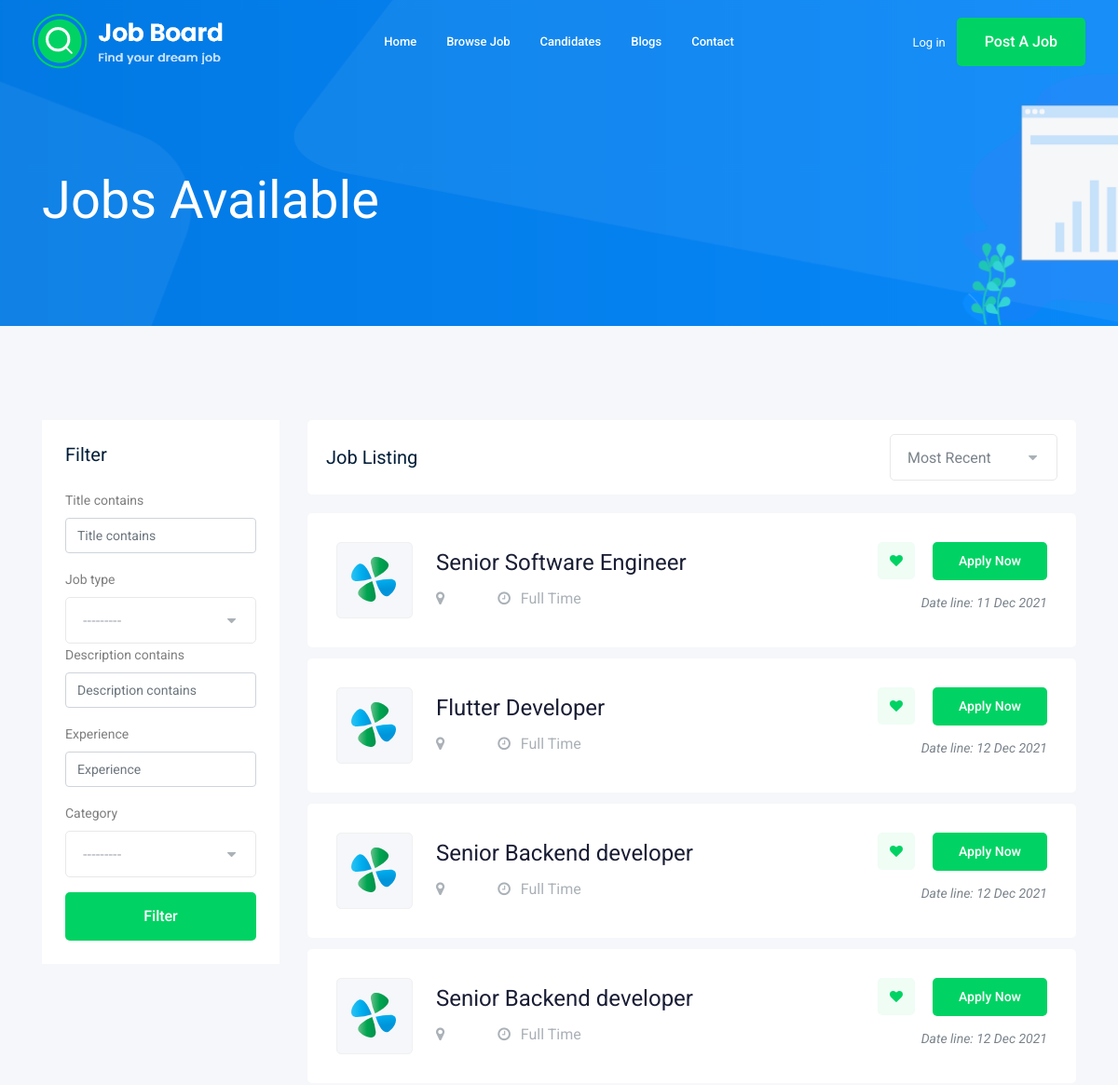
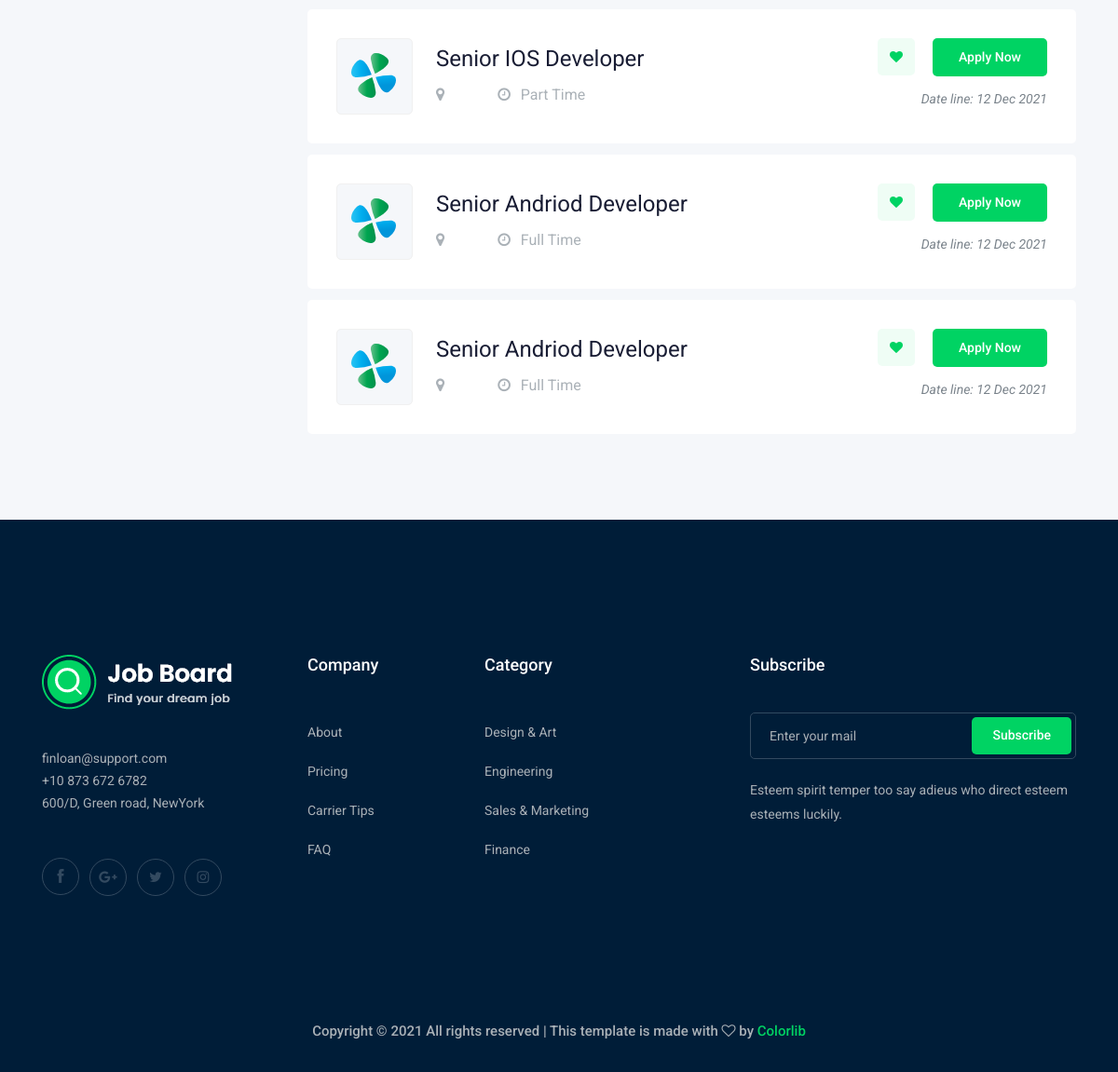
Screenshot of /jobs/ with the database file from the repository (2 pictures, top to bottom).
### job/models.py (models this page shows, shortened)
class Job(models.Model):
    owner = models.ForeignKey(
        User, related_name='job_owner', on_delete=models.CASCADE)
    title = models.CharField(max_length=100)  # column
    job_type = models.CharField(max_length=15, choices=JOB_TYPE)
    description = models.TextField(max_length=1000)
    published_at = models.DateTimeField(auto_now=True)
    vacancy = models.IntegerField(default=1)
    salary = models.IntegerField(default=0)
    experience = models.IntegerField(default=1)
    category = models.ForeignKey('Category', on_delete=models.CASCADE)
    image = models.ImageField(upload_to=image_upload)
    slug = models.SlugField(unique=True, blank=True, null=True)
    def __str__(self) -> str:
        return self.title

### job/views.py (the view)
# urls.py: path('', views.job_list, name='jobs'),
def job_list(request):
    jobs = Job.objects.all()
    myfilter = JobFilter(request.GET, queryset=jobs)
    jobs = myfilter.qs
    paginator = Paginator(jobs, 10)
    page_number = request.GET.get('page')
    page_obj = paginator.get_page(page_number)
    context = {
        'jobs': page_obj,
        'myfilter': myfilter
    }
    return render(request, 'job/job_list.html', context)

### job/models.py (called while the page is built)
    def __str__(self) -> str:
        return self.name

### job/templates/job/job_list.html (shortened to what this page needs)
{% extends 'base.html' %}
{% load bootstrap5 %}
{% block content %}
<div class="bradcam_area bradcam_bg_1">
    <div class="container">
        <div class="row">
            <div class="col-xl-12">
                <div class="bradcam_text">
                    <h3>{{ jobs.count }} Jobs Available</h3>
                </div>
            </div>
        </div>
    </div>
</div>
<div class="job_listing_area plus_padding">
    <div class="container">
        <div class="row">
            <div class="col-lg-3">
                <div class="job_filter white-bg">
                    <div class="form_inner white-bg">
                        <h3>Filter</h3>
                        <form action="#">
                            {% bootstrap_form myfilter.form %}
                            <input type="submit" class="boxed-btn3 w-100 mt-3" value="Filter">
                        </form>
                    </div>
                </div>
            </div>
            <div class="col-lg-9">
                <div class="recent_joblist_wrap">
                    <div class="recent_joblist white-bg ">
                        <div class="row align-items-center">
                            <div class="col-md-6">
                                <h4>Job Listing</h4>
                            </div>
                            <div class="col-md-6">
                                <div class="serch_cat d-flex justify-content-end">
                                </div>
                            </div>
                        </div>
                    </div>
                </div>
                <div class="job_lists m-0">
                    <div class="row">
                        {% for job in jobs %}
                        <div class="col-lg-12 col-md-12">
                            <div class="single_jobs white-bg d-flex justify-content-between">
                                <div class="jobs_left d-flex align-items-center">
                                    <div class="thumb">
                                        <img src="img/svg_icon/1.svg" alt="">
                                    </div>
                                    <div class="jobs_conetent">
                                        <a href="{% url 'jobs:job_detail' job.id %}">
                                            <h4>{{ job }}</h4>
                                        </a>
                                        <div class="links_locat d-flex align-items-center">
                                            <div class="location">
                                                <p> <i class="fa fa-map-marker"></i> </p>
                                            </div>
                                            <div class="location">
                                                <p> <i class="fa fa-clock-o"></i> {{ job.job_type }}</p>
                                            </div>
                                        </div>
                                    </div>
                                </div>
                                <div class="jobs_right">
                                    <div class="apply_now">
                                        <a class="heart_mark" href="#"> <i class="fa fa-heart"></i> </a>
                                        <a href="{% url 'jobs:job_detail' job.id %}" class="boxed-btn3">Apply Now</a>
                                    </div>
                                    <div class="date">
                                        <p>Date line: {{ job.published_at|date:" d M Y" }}</p>
                                    </div>
                                </div>
                            </div>
                        </div>
                        {% endfor %}
                    </div>
                </div>
            </div>
        </div>
    </div>
</div>
{% endblock content %}

### templates/base.html (shortened to what this page needs)
{% load static %}
<!doctype html>
<html class="no-js" lang="zxx">
<head>
    <link rel="stylesheet" href="{% static 'css/bootstrap.min.css' %}">
    <link rel="stylesheet" href="{% static 'css/owl.carousel.min.css' %}">
    <link rel="stylesheet" href="{% static 'css/magnific-popup.css' %}">
    <link rel="stylesheet" href="{% static 'css/font-awesome.min.css' %}">
    <link rel="stylesheet" href="{% static 'css/themify-icons.css' %}">
    <link rel="stylesheet" href="{% static 'css/nice-select.css' %}">
    <link rel="stylesheet" href="{% static 'css/flaticon.css' %}">
    <link rel="stylesheet" href="{% static 'css/jquery-ui.css' %}">
    <link rel="stylesheet" href="{% static 'css/gijgo.css' %}">
    <link rel="stylesheet" href="{% static 'css/animate.min.css' %}">
    <link rel="stylesheet" href="{% static 'css/slicknav.css' %}">
    <link rel="stylesheet" href="{% static 'css/style.css' %}">
</head>
<body>
    {% block content %}
    {% endblock content %}
    <header>
        <div class="header-area ">
            <div id="sticky-header" class="main-header-area">
                <div class="container-fluid ">
                    <div class="header_bottom_border">
                        <div class="row align-items-center">
                            <div class="col-xl-3 col-lg-2">
                                <div class="logo">
                                    <a href="{% url 'home:home' %}">
                                        <img src="img/logo.png" alt="">
                                    </a>
                                </div>
                            </div>
                            <div class="col-xl-6 col-lg-7">
                                <div class="main-menu  d-none d-lg-block">
                                    <nav>
                                        <ul id="navigation">
                                            <li><a href="{% url 'home:home' %}">home</a></li>
                                            <li><a href="{% url 'job:jobs' %}">Browse Job</a></li>
                                            <li><a href="{% url 'job:candidates' %}">Candidates</a></li>
                                            <li><a href="{% url 'blog:blogs' %}">Blogs</a></li>
                                            <li><a href="{% url 'contact:contact' %}">Contact</a></li>
                                        </ul>
                                    </nav>
                                </div>
                            </div>
                            <div class="col-xl-3 col-lg-3 d-none d-lg-block">
                                <div class="Appointment">
                                    {% if user.is_authenticated %}
                                    <div class="phone_num d-none d-xl-block">
                                        <a href="{% url 'accounts:profile' %}">Pofile</a>
                                    </div>
                                    <div class="phone_num d-none d-xl-block">
                                        <a href="{% url 'logout' %}">Logout</a>
                                    </div>
                                    {% else %}
                                    <div class="phone_num d-none d-xl-block">
                                        <a href="{% url 'login' %}">Log in</a>
                                    </div>
                                    {% endif %}
                                    <div class="d-none d-lg-block">
                                        <a class="boxed-btn3" href="{% url 'job:job_post' %}">Post a Job</a>
                                    </div>
                                </div>
                            </div>
                            <div class="col-12">
                            </div>
                        </div>
                    </div>
                </div>
            </div>
        </div>
    </header>
    <footer class="footer">
        <div class="footer_top">
            <div class="container">
                <div class="row">
                    <div class="col-xl-3 col-md-6 col-lg-3">
                        <div class="footer_widget wow fadeInUp" data-wow-duration="1s" data-wow-delay=".3s">
                            <div class="footer_logo">
                                <a href="#">
                                    <img src="img/logo.png" alt="">
                                </a>
                            </div>
                            <p>
                                finloan@support.com <br>
                                +10 873 672 6782 <br>
                                600/D, Green road, NewYork
                            </p>
                            <div class="socail_links">
                                <ul>
                                    <li>
                                        <a href="#">
                                            <i class="ti-facebook"></i>
                                        </a>
                                    </li>
                                    <li>
                                        <a href="#">
                                            <i class="fa fa-google-plus"></i>
                                        </a>
                                    </li>
                                    <li>
                                        <a href="#">
                                            <i class="fa fa-twitter"></i>
                                        </a>
                                    </li>
                                    <li>
                                        <a href="#">
                                            <i class="fa fa-instagram"></i>
                                        </a>
                                    </li>
                                </ul>
                            </div>
                        </div>
                    </div>
                    <div class="col-xl-2 col-md-6 col-lg-2">
                        <div class="footer_widget wow fadeInUp" data-wow-duration="1.1s" data-wow-delay=".4s">
                            <h3 class="footer_title">
                                Company
                            </h3>
                            <ul>
                                <li><a href="#">About </a></li>
                                <li><a href="#"> Pricing</a></li>
                                <li><a href="#">Carrier Tips</a></li>
                                <li><a href="#">FAQ</a></li>
                            </ul>
                        </div>
                    </div>
                    <div class="col-xl-3 col-md-6 col-lg-3">
                        <div class="footer_widget wow fadeInUp" data-wow-duration="1.2s" data-wow-delay=".5s">
                            <h3 class="footer_title">
                                Category
                            </h3>
                            <ul>
                                <li><a href="#">Design & Art</a></li>
                                <li><a href="#">Engineering</a></li>
                                <li><a href="#">Sales & Marketing</a></li>
                                <li><a href="#">Finance</a></li>
                            </ul>
                        </div>
                    </div>
                    <div class="col-xl-4 col-md-6 col-lg-4">
                        <div class="footer_widget wow fadeInUp" data-wow-duration="1.3s" data-wow-delay=".6s">
                            <h3 class="footer_title">
                                Subscribe
                            </h3>
                            <form action="#" class="newsletter_form">
                                <input type="text" placeholder="Enter your mail">
                                <button type="submit">Subscribe</button>
                            </form>
                            <p class="newsletter_text">Esteem spirit temper too say adieus who direct esteem esteems
                                luckily.</p>
                        </div>
                    </div>
                </div>
            </div>
        </div>
        <div class="copy-right_text wow fadeInUp" data-wow-duration="1.4s" data-wow-delay=".3s">
            <div class="container">
                <div class="row">
                    <div class="col-xl-12">
                        <p class="copy_right text-center">
                            Copyright &copy;
                            <script>document.write(new Date().getFullYear());</script> All rights reserved | This
                            template is made with <i class="fa fa-heart-o" aria-hidden="true"></i> by <a
                                href="https://colorlib.com" target="_blank">Colorlib</a>
                        </p>
                    </div>
                </div>
            </div>
        </div>
    </footer>
</body>
</html>

### rows the page displays
Job: title "Senior Software Engineer", job_type "Full Time", published_at "11 Dec 2021"
Job: title "Flutter Developer", job_type "Full Time", published_at "12 Dec 2021"
Job: title "Senior Backend developer", job_type "Full Time", published_at "12 Dec 2021"
Job: title "Senior Backend developer", job_type "Full Time", published_at "12 Dec 2021"
Job: title "Senior IOS Developer", job_type "Part Time", published_at "12 Dec 2021"
Job: title "Senior Andriod Developer", job_type "Full Time", published_at "12 Dec 2021"
Job: title "Senior Andriod Developer", job_type "Full Time", published_at "12 Dec 2021"
